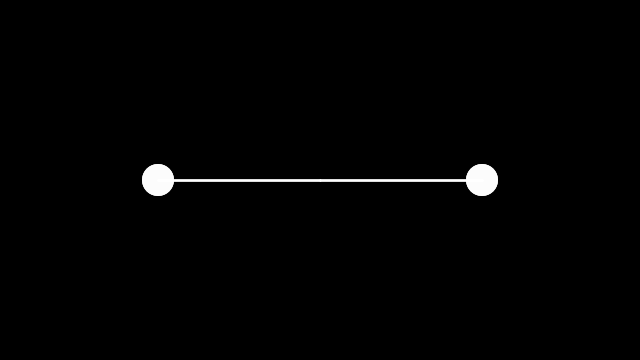
Frame 1 (no input)
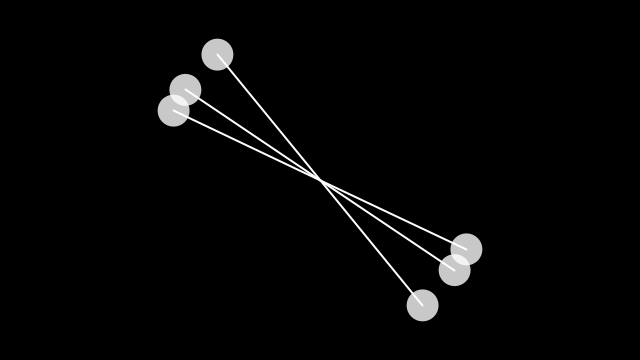
Frame 60 (the mouse pressed at the canvas centre just before this capture)
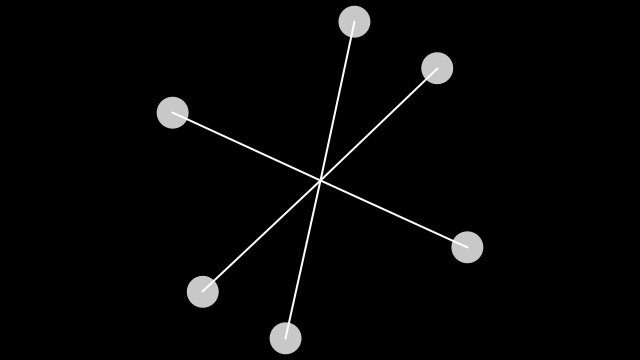
Frame 120 (the mouse held since frame 60 and released just before this capture)

The Processing sketch that drew these frames (run headless with seeded random() and noise(); from frame 60 on, the mouse is pressed at the canvas centre):

// Processing sketch: processing_185922
// ── processing_185922.pde

/**
A dandelion-- A major tweak on the PolarToCartesian conversion
example by Daniel Shiffman
 */

float r;
float i;
// Angle and angular velocity, accleration
float theta;
float theta_vel;
float theta_acc;

void setup() {
  size(640, 360);

  // Initialize all values
  r = height * 0.45;
  theta = 0;
  theta_vel = 0;
  theta_acc = 0.001;
}

void draw() {
  background(0);

  // Translate the origin point to the center of the screen
  translate(width/2, height/2);
  // Convert polar to cartesian
  float x = r * cos(theta/2);
  float y = r * sin(theta/2);
  float x1 = r * cos(theta/3);
  float y1 = r * sin(theta/3);
  float x2 = r * cos(theta/4);
  float y2 = r * sin(theta/4);
  stroke(255);
  strokeWeight(2);
  line(0, 0, x, y);
  line(0, 0, x1, y1);
  line(0, 0, x2, y2);
  line(0, 0, x*-1, y*-1);
  line(0, 0, x1*-1, y1*-1);
  line(0, 0, x2*-1, y2*-1);
  // Draw the ellipse at the cartesian coordinate
  ellipseMode(CENTER);
  noStroke();
  fill(255, 255, 255, 200);
  ellipse(x*-1, y*-1, 32, 32);
  ellipse(x, y, 32, 32);
  ellipse(x1, y1, 32, 32);
  ellipse(x1*-1, y1*-1, 32, 32);
  ellipse(x2, y2, 32, 32);
  ellipse(x2*-1, y2*-1, 32, 32);

  // Apply acceleration and velocity to angle (r remains static in this example)
  theta_vel += theta_acc;
  theta += theta_vel;
  float ran = random(25,32);
   if(theta_vel>= 1.3) {
      ellipse(random(x-10), random(y-10), ran, ran);
      ellipse(random(x-10), random(y-10), ran, ran);
   }
}
